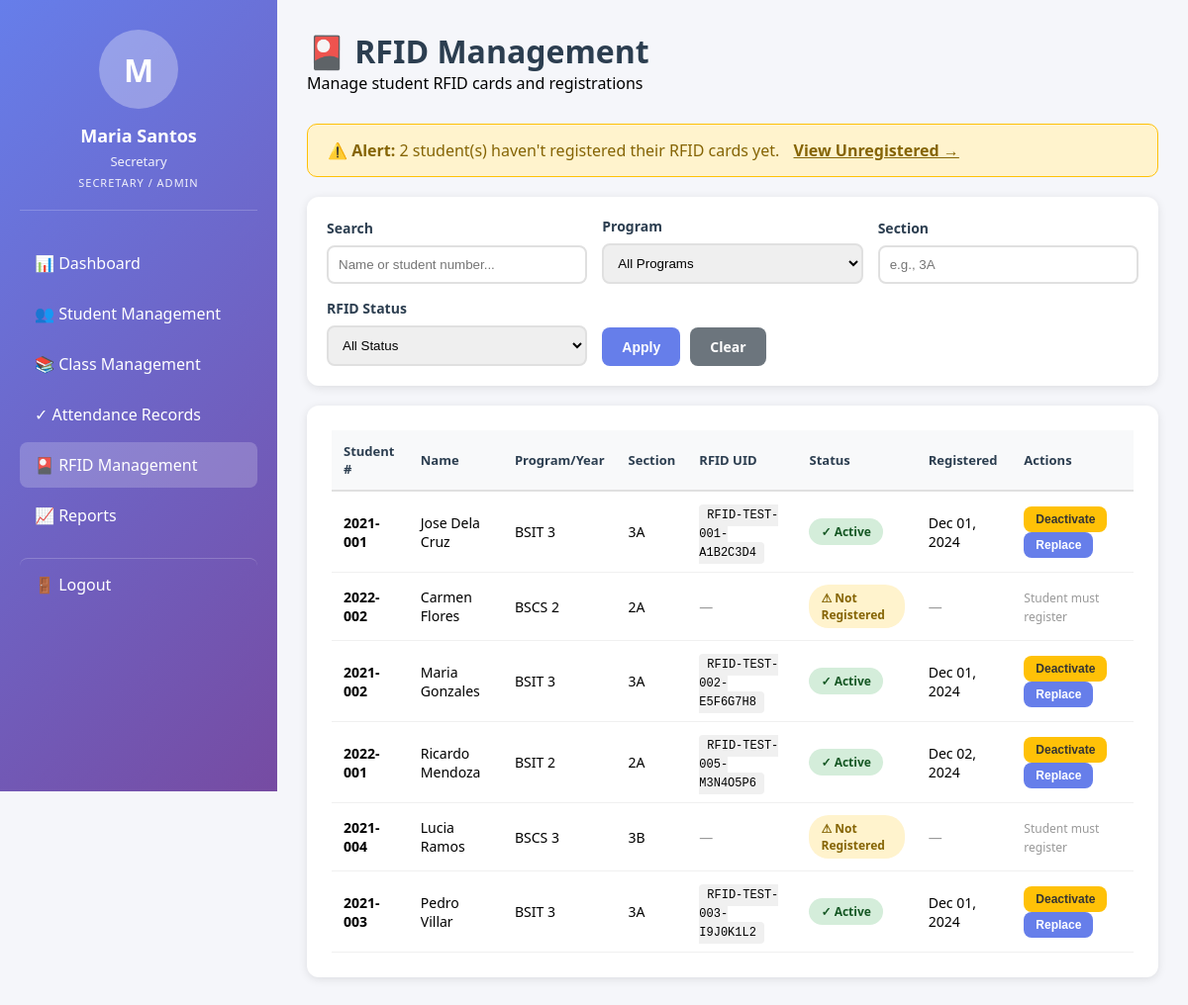
Screenshot of /secretary_rfid.php (signed in) with the database file from the repository.
### tables this page shows
CREATE TABLE students (
    student_id INT AUTO_INCREMENT PRIMARY KEY,
    user_id INT UNIQUE NOT NULL,
    student_number VARCHAR(20) UNIQUE NOT NULL,
    rfid_uid VARCHAR(50) UNIQUE NULL COMMENT 'RFID card unique identifier',
    rfid_registered_at TIMESTAMP NULL COMMENT 'When RFID was registered',
    rfid_registered_by INT NULL COMMENT 'Who registered the RFID (user_id)',
    rfid_status ENUM('active', 'deactivated') DEFAULT 'active' COMMENT 'Card status',
    rfid_deactivated_at TIMESTAMP NULL COMMENT 'When card was deactivated',
    rfid_deactivation_reason VARCHAR(255) NULL COMMENT 'Why card was deactivated',
    year_level TINYINT NOT NULL,
    program VARCHAR(50) NOT NULL,
    section VARCHAR(20),
    FOREIGN KEY (user_id) REFERENCES users(user_id) ON DELETE CASCADE,
    FOREIGN KEY (rfid_registered_by) REFERENCES users(user_id) ON DELETE SET NULL,
    INDEX idx_student_number (student_number),
    INDEX idx_rfid_uid (rfid_uid),
    INDEX idx_program_section (program, section)
);

### Database.php (called while the page is built, shortened)
<?php
class Database {
    private $host = '127.0.0.1';
    private $db   = 'citcs_attendance';
    private $user = 'root';
    private $pass = '';
    private $charset = 'utf8mb4';
    private $pdo;
    public function __construct() {
        $dsn = "mysql:host={$this->host};dbname={$this->db};charset={$this->charset}";
        $options = [
            PDO::ATTR_ERRMODE            => PDO::ERRMODE_EXCEPTION,
            PDO::ATTR_DEFAULT_FETCH_MODE => PDO::FETCH_ASSOC,
            PDO::ATTR_EMULATE_PREPARES   => false,
        ];
        $this->pdo = new PDO($dsn, $this->user, $this->pass, $options);
    }
    public function query($sql, $params = []) {
        $stmt = $this->pdo->prepare($sql);
        $stmt->execute($params);
        return $stmt;
    }
    public function all($sql, $params = []) {
        return $this->query($sql, $params)->fetchAll();
    }
}
?>

### StudentManager.php (called while the page is built, shortened)
<?php
require_once 'Database.php';
class StudentManager {
    private $db;
    public function __construct() {
        $this->db = new Database();
    }
    public function getStudents($filters = []) {
        $sql = "SELECT s.*, u.username, u.email, u.first_name, u.last_name, u.status,
                CONCAT(u.first_name, ' ', u.last_name) as full_name
                FROM students s
                JOIN users u ON s.user_id = u.user_id
                WHERE 1=1";
        $params = [];
        $sql .= " ORDER BY u.last_name, u.first_name";
        return $this->db->all($sql, $params);
    }
}
?>

### secretary_rfid.php (the view, shortened to what this page needs)
<?php
require_once 'Auth.php';
require_once 'StudentManager.php';
$studentManager = new StudentManager();
$filterProgram = $_GET['program'] ?? '';
$filterSection = $_GET['section'] ?? '';
$filterSearch = $_GET['search'] ?? '';
$filters = [
    'program' => $filterProgram,
    'section' => $filterSection,
    'search' => $filterSearch
];
$students = $studentManager->getStudents($filters);
$unregisteredCount = count(array_filter($studentManager->getStudents([]), fn($s) => empty($s['rfid_uid'])));
?>
<!DOCTYPE html>
<html lang="en">
<head>
</head>
<body>
    <?php include 'includes/secretary_sidebar.php'; ?>
    <div class="dashboard-container">
        <main class="main-content">
            <div class="page-header">
                <h1>🎴 RFID Management</h1>
                <p>Manage student RFID cards and registrations</p>
            </div>
            <?php if ($unregisteredCount > 0): ?>
                <div class="alert alert-warning">
                    <strong>⚠️ Alert:</strong> <?php echo $unregisteredCount; ?> student(s) haven't registered their RFID cards yet.
                    <a href="secretary_rfid.php?status=unregistered" style="text-decoration: underline; font-weight: 600; color: #856404; margin-left: 10px;">View Unregistered →</a>
                </div>
            <?php endif; ?>
            <div class="filter-section">
                <form method="GET" action="" class="filter-grid">
                    <div class="filter-group">
                        <label>Search</label>
                        <input type="text" name="search" class="filter-input" placeholder="Name or student number..." value="<?php echo htmlspecialchars($filterSearch); ?>">
                    </div>
                    <div class="filter-group">
                        <label>Program</label>
                        <select name="program" class="filter-select">
                            <option value="">All Programs</option>
                        </select>
                    </div>
                    <div class="filter-group">
                        <label>Section</label>
                        <input type="text" name="section" class="filter-input" placeholder="e.g., 3A" value="<?php echo htmlspecialchars($filterSection); ?>">
                    </div>
                    <div class="filter-group">
                        <label>RFID Status</label>
                        <select name="status" class="filter-select">
                            <option value="">All Status</option>
                        </select>
                    </div>
                    <div style="display: flex; gap: 10px;">
                        <button type="submit" class="btn btn-primary">Apply</button>
                        <a href="secretary_rfid.php" class="btn btn-secondary">Clear</a>
                    </div>
                </form>
            </div>
            <div class="section-card">
                <div class="table-responsive">
                    <table class="data-table">
                        <thead>
                            <tr>
                                <th>Student #</th>
                                <th>Name</th>
                                <th>Program/Year</th>
                                <th>Section</th>
                                <th>RFID UID</th>
                                <th>Status</th>
                                <th>Registered</th>
                                <th>Actions</th>
                            </tr>
                        </thead>
                        <tbody>
                            <?php foreach ($students as $student): ?>
                                <tr>
                                    <td><strong><?php echo htmlspecialchars($student['student_number']); ?></strong></td>
                                    <td><?php echo htmlspecialchars($student['full_name']); ?></td>
                                    <td><?php echo htmlspecialchars($student['program'] . ' ' . $student['year_level']); ?></td>
                                    <td><?php echo htmlspecialchars($student['section'] ?? 'N/A'); ?></td>
                                    <td>
                                        <?php if (!empty($student['rfid_uid'])): ?>
                                            <code style="background: #f0f0f0; padding: 4px 8px; border-radius: 4px; font-size: 12px;">
                                                <?php echo htmlspecialchars($student['rfid_uid']); ?>
                                            </code>
                                        <?php else: ?>
                                            <span style="color: #999;">—</span>
                                        <?php endif; ?>
                                    </td>
                                    <td>
                                        <?php if (!empty($student['rfid_uid']) && $student['rfid_status'] === 'active'): ?>
                                            <span class="badge badge-success">✓ Active</span>
                                        <?php elseif (!empty($student['rfid_uid']) && $student['rfid_status'] === 'deactivated'): ?>
                                            <span class="badge badge-danger">❌ Deactivated</span>
                                        <?php else: ?>
                                            <span class="badge badge-warning">⚠ Not Registered</span>
                                        <?php endif; ?>
                                    </td>
                                    <td>
                                        <?php if (!empty($student['rfid_registered_at'])): ?>
                                            <?php echo date('M d, Y', strtotime($student['rfid_registered_at'])); ?>
                                        <?php else: ?>
                                            <span style="color: #999;">—</span>
                                        <?php endif; ?>
                                    </td>
                                    <td>
                                        <?php if (!empty($student['rfid_uid']) && $student['rfid_status'] === 'active'): ?>
                                            <button onclick="deactivateRFID(<?php echo $student['student_id']; ?>, '<?php echo htmlspecialchars($student['full_name'], ENT_QUOTES); ?>')" class="btn btn-sm btn-warning">
                                                Deactivate
                                            </button>
                                            <button onclick="replaceRFID(<?php echo $student['student_id']; ?>, '<?php echo htmlspecialchars($student['full_name'], ENT_QUOTES); ?>')" class="btn btn-sm btn-primary">
                                                Replace
                                            </button>
                                        <?php elseif (!empty($student['rfid_uid']) && $student['rfid_status'] === 'deactivated'): ?>
                                            <button onclick="replaceRFID(<?php echo $student['student_id']; ?>, '<?php echo htmlspecialchars($student['full_name'], ENT_QUOTES); ?>')" class="btn btn-sm btn-primary">
                                                Register New
                                            </button>
                                        <?php else: ?>
                                            <span style="color: #999; font-size: 12px;">Student must register</span>
                                        <?php endif; ?>
                                    </td>
                                </tr>
                            <?php endforeach; ?>
                        </tbody>
                    </table>
                </div>
            </div>
        </main>
    </div>
</body>
</html>

### secretary_rfid.php (style rules this page uses)
* { margin: 0; padding: 0; box-sizing: border-box; }
body { font-family: 'Segoe UI', Tahoma, Geneva, Verdana, sans-serif; background: #f5f6fa; }
.dashboard-container { display: flex; }
.page-header { margin-bottom: 30px; }
.page-header h1 { font-size: 32px; color: #2c3e50; }
.alert { padding: 15px 20px; border-radius: 10px; margin-bottom: 20px; }
.alert-warning { background: #fff3cd; color: #856404; border: 1px solid #ffc107; }
.filter-section { background: white; padding: 20px; border-radius: 12px; box-shadow: 0 2px 10px rgba(0,0,0,0.1); margin-bottom: 20px; }
.filter-grid { display: grid; grid-template-columns: repeat(auto-fit, minmax(200px, 1fr)); gap: 15px; align-items: end; }
.filter-group label { display: block; font-weight: 600; color: #2c3e50; margin-bottom: 8px; font-size: 14px; }
.filter-select, .filter-input { width: 100%; padding: 10px; border: 2px solid #e0e0e0; border-radius: 8px; }
.section-card { background: white; padding: 25px; border-radius: 12px; box-shadow: 0 2px 10px rgba(0,0,0,0.1); }
.table-responsive { overflow-x: auto; }
.data-table { width: 100%; border-collapse: collapse; }
.data-table th { background: #f8f9fa; padding: 12px; text-align: left; font-weight: 600; color: #2c3e50; border-bottom: 2px solid #e0e0e0; font-size: 13px; }
.data-table td { padding: 12px; border-bottom: 1px solid #f0f0f0; font-size: 14px; }
.badge { display: inline-block; padding: 5px 12px; border-radius: 20px; font-size: 12px; font-weight: 600; }
.badge-success { background: #d4edda; color: #155724; }
.badge-warning { background: #fff3cd; color: #856404; }
.btn { padding: 10px 20px; border: none; border-radius: 8px; cursor: pointer; text-decoration: none; display: inline-block; font-size: 14px; font-weight: 600; transition: all 0.2s; }
.btn-sm { padding: 6px 12px; font-size: 12px; }
.btn-primary { background: #667eea; color: white; }
.btn-warning { background: #ffc107; color: #333; }
.btn-secondary { background: #6c757d; color: white; }

### includes/secretary_sidebar.php (style rules this page uses)
.main-content { margin-left: 280px; padding: 30px; min-height: 100vh; }

### rows the page displays
students: student_number "2021-001", full_name "Jose Dela Cruz", program+year_level "BSIT 3", section "3A", rfid_uid "RFID-TEST-001-A1B2C3D4", rfid_status "✓ Active", rfid_registered_at "Dec 01, 2024"
students: student_number "2022-002", full_name "Carmen Flores", program+year_level "BSCS 2", section "2A", shows "⚠ Not Registered", shows "Student must register"
students: student_number "2021-002", full_name "Maria Gonzales", program+year_level "BSIT 3", section "3A", rfid_uid "RFID-TEST-002-E5F6G7H8", rfid_status "✓ Active", rfid_registered_at "Dec 01, 2024"
students: student_number "2022-001", full_name "Ricardo Mendoza", program+year_level "BSIT 2", section "2A", rfid_uid "RFID-TEST-005-M3N4O5P6", rfid_status "✓ Active", rfid_registered_at "Dec 02, 2024"
students: student_number "2021-004", full_name "Lucia Ramos", program+year_level "BSCS 3", section "3B", shows "⚠ Not Registered", shows "Student must register"
students: student_number "2021-003", full_name "Pedro Villar", program+year_level "BSIT 3", section "3A", rfid_uid "RFID-TEST-003-I9J0K1L2", rfid_status "✓ Active", rfid_registered_at "Dec 01, 2024"

### other values shown
substr($_SESSION['full_name'], 0, 1) "M"
$_SESSION['full_name'] "Maria Santos"
$_SESSION['identifier'] "Secretary"
$unregisteredCount "2"
